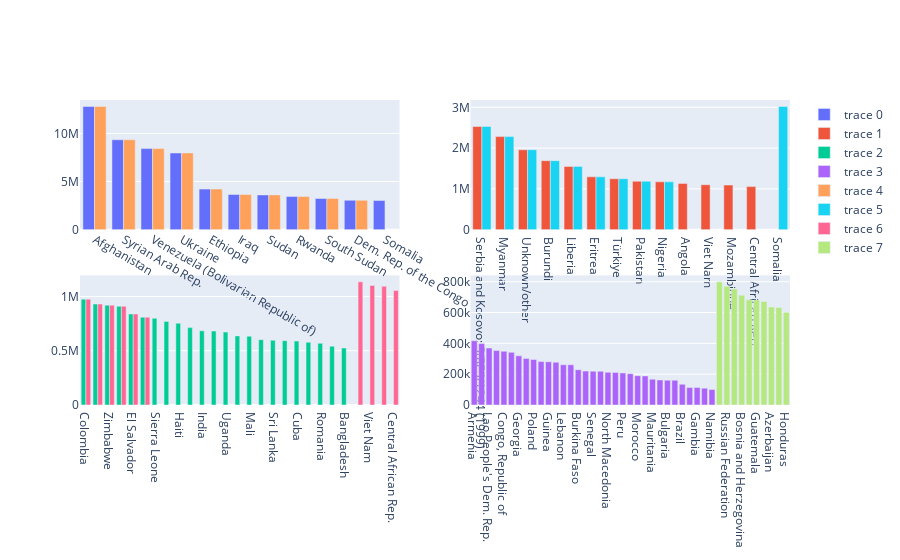

The notebook cell this image was saved under:
### Markdown cell above
### Countries separated by each 10 positions on the list

### Code cell
fig.add_trace(
        go.Bar(
            x=as_by_country.loc[0:9]['country_of_origin_name'],
            y=as_by_country.loc[0:9]['count']),
        row=1, 
        col=1
    )

fig.add_trace(
        go.Bar(
            x=as_by_country.loc[10:19]['country_of_origin_name'],
            y=as_by_country.loc[10:19]['count']),
        row=1, 
        col=2
    )

fig.add_trace(
        go.Bar(
            x=as_by_country.loc[20:29]['country_of_origin_name'],
            y=as_by_country.loc[20:29]['count']),
        row=2, 
        col=1
    )

fig.add_trace(
        go.Bar(
            x=as_by_country.loc[30:39]['country_of_origin_name'],
            y=as_by_country.loc[30:39]['count']),
        row=2, 
        col=2
    )

fig.show()

### Figure 1 — Plotly figure (JSON) as saved in the notebook; plotly's stock layout.template omitted (floating-point values rounded to 4 significant figures)
{"data": [{"type": "bar", "x": ["Afghanistan", "Syrian Arab Rep.", "Venezuela (Bolivarian Republic of)", "Ukraine", "Ethiopia", "Iraq", "Sudan", "Rwanda", "South Sudan", "Dem. Rep. of the Congo", "Somalia"], "xaxis": "x", "y": [12802836, 9340729, 8425204, 7969546, 4215250, 3647679, 3610229, 3436812, 3235706, 3053773, 3020328], "yaxis": "y"}, {"type": "bar", "x": ["Serbia and Kosovo: S/RES/1244 (1999)", "Myanmar", "Unknown/other", "Burundi", "Liberia", "Eritrea", "Türkiye", "Pakistan", "Nigeria", "Angola", "Viet Nam", "Mozambique", "Central African Rep."], "xaxis": "x2", "y": [2529388, 2281514, 1958166, 1691467, 1550982, 1295216, 1247584, 1185558, 1171794, 1134266, 1101312, 1093489, 1054950], "yaxis": "y2"}, {"type": "bar", "x": ["Colombia", "Iran (Islamic Rep. of)", "Zimbabwe", "China", "El Salvador", "Nicaragua", "Sierra Leone", "Russian Federation", "Haiti", "Bosnia and Herzegovina", "India", "Guatemala", "Uganda", "Azerbaijan", "Mali", "Honduras", "Sri Lanka", "Mexico", "Cuba", "Chad", "Romania", "Côte d'Ivoire", "Bangladesh"], "xaxis": "x3", "y": [974918, 930040, 919431, 909343, 838461, 808972, 799061, 770047, 752803, 712817, 683051, 681440, 671618, 636476, 633218, 601700, 596418, 592788, 588403, 578584, 568245, 541782, 524403], "yaxis": "y3"}, {"type": "bar", "x": ["Armenia", "Albania", "Lao People's Dem. Rep.", "Cambodia", "Congo, Republic of", "Cameroon", "Georgia", "Togo", "Poland", "Timor-Leste", "Guinea", "Algeria", "Lebanon", "Ghana", "Burkina Faso", "Croatia", "Senegal", "Libya", "North Macedonia", "Yemen", "Peru", "Egypt", "Morocco", "Stateless", "Mauritania", "State of Palestine", "Bulgaria", "Ecuador", "Brazil", "Indonesia", "Gambia", "Tunisia", "Namibia"], "xaxis": "x4", "y": [416816, 398771, 369631, 353188, 348723, 341539, 318958, 302514, 295252, 281724, 280303, 277558, 261280, 261181, 228994, 220016, 219247, 219067, 212140, 211373, 208132, 203489, 190496, 188720, 167083, 162575, 160806, 160597, 134364, 113285, 113257, 109437, 100310], "yaxis": "y4"}, {"type": "bar", "x": ["Afghanistan", "Syrian Arab Rep.", "Venezuela (Bolivarian Republic of)", "Ukraine", "Ethiopia", "Iraq", "Sudan", "Rwanda", "South Sudan", "Dem. Rep. of the Congo"], "xaxis": "x", "y": [12802836, 9340729, 8425204, 7969546, 4215250, 3647679, 3610229, 3436812, 3235706, 3053773], "yaxis": "y"}, {"type": "bar", "x": ["Somalia", "Serbia and Kosovo: S/RES/1244 (1999)", "Myanmar", "Unknown/other", "Burundi", "Liberia", "Eritrea", "Türkiye", "Pakistan", "Nigeria"], "xaxis": "x2", "y": [3020328, 2529388, 2281514, 1958166, 1691467, 1550982, 1295216, 1247584, 1185558, 1171794], "yaxis": "y2"}, {"type": "bar", "x": ["Angola", "Viet Nam", "Mozambique", "Central African Rep.", "Colombia", "Iran (Islamic Rep. of)", "Zimbabwe", "China", "El Salvador", "Nicaragua"], "xaxis": "x3", "y": [1134266, 1101312, 1093489, 1054950, 974918, 930040, 919431, 909343, 838461, 808972], "yaxis": "y3"}, {"type": "bar", "x": ["Sierra Leone", "Russian Federation", "Haiti", "Bosnia and Herzegovina", "India", "Guatemala", "Uganda", "Azerbaijan", "Mali", "Honduras"], "xaxis": "x4", "y": [799061, 770047, 752803, 712817, 683051, 681440, 671618, 636476, 633218, 601700], "yaxis": "y4"}], "layout": {"xaxis": {"anchor": "y", "domain": [0, 0.45]}, "xaxis2": {"anchor": "y2", "domain": [0.55, 1]}, "xaxis3": {"anchor": "y3", "domain": [0, 0.45]}, "xaxis4": {"anchor": "y4", "domain": [0.55, 1]}, "yaxis": {"anchor": "x", "domain": [0.575, 1]}, "yaxis2": {"anchor": "x2", "domain": [0.575, 1]}, "yaxis3": {"anchor": "x3", "domain": [0, 0.425]}, "yaxis4": {"anchor": "x4", "domain": [0, 0.425]}}}
